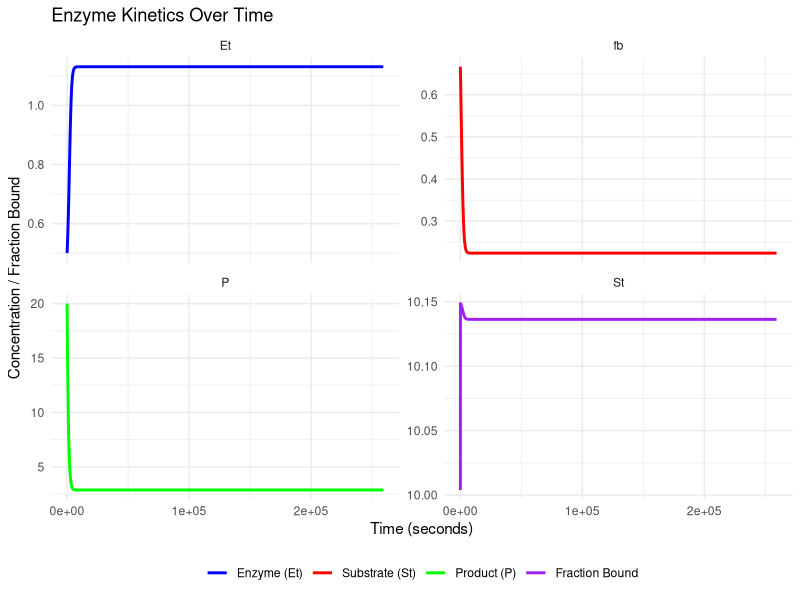

Reproduce this figure in R.
# Load necessary packages
rm(list=ls())
library(tidyverse)
library(deSolve)
library(ggpubr)

# Specify deSolve Model
model <- function(time, inits, theta) {
  with(as.list(c(inits, theta)), {
    
    # Enzyme-substrate complex with Fixaprob and Blocextra as competitive inhibitors
    ES = Et * St / ((Km * (1 + (Ifixaprob / Kie_fixaprob) + (Iblocextra / Kie_blocextra))) + St)
    
    # Free enzyme
    E = Et - ES
    
    # Free substrate
    S = St - ES
    
    # Fraction bound
    fb = P / (Kd + P)
    PR_ss = (Etot_ss * Pss) / (Kd + Pss)
    
    # Product-receptor complex
    PR = Et * P / (Kd + P)
    
    # Feedback term
    feedback = (PR_ss / PR)^n
    
    # Differential equations
    dEt = (Prode * feedback) - Kdege * E
    dSt = Prods - Kdegs * S - Kcat * ES
    dP = Kcat * ES - Kdegp * P
    
    # Return list of derivatives
    list(c(dEt, dSt, dP))
  })
}

# Known constants
Km = 1.25 * 1000  # pM
Kcat = 4  # /sec
Kdege = 1  # /sec
Kdegs = 0.1  # /sec (the substrate can only be eliminated by converting into product)
Kd = 10  # pM

# Concentrations measured at steady state
Pss = 20  # pmol/L
Sss = 10  # pmol/L
Etot_ss = 0.5  # pmol/L

# Calculated concentrations at SS

# Enzyme substrate complex at steady-state
ES_ss = Etot_ss * Sss / (Km + Sss)

# Free enzyme at steady state
E_ss = Etot_ss - ES_ss

# Calculated production and elimination rates
Prode = Kdege * E_ss  # Must equal free-enzyme elimination rate
Prods = Kdegs * Sss + Kcat * ES_ss  # Must equal free enzyme elimination rate + product formation rate
Kdegp = Kcat * ES_ss / Pss  # Calculate from steady-state condition for Product

fbss = Pss / (Pss + Kd)


# Initial conditions
inits = c(Et = Etot_ss,
          St = Sss + ES_ss,
          P = Pss)

# Parameters (theta)
theta <- c(
        Km = Km,
        Kcat = Kcat,
        Kdege = Kdege,
        Kdegs = Kdegs,
        Prode = Prode,
        Prods = Prods,
        Kdegp = Kdegp,
        Kie_fixaprob = 10,  # pM (Fixaprob binding affinity)
        Kie_blocextra = 1,  # pM (Blocextra binding affinity)
        Ifixaprob = 0,       # Initial Fixaprob concentration
        Iblocextra = 15,      # Initial Blocextra concentration
        Pss = Pss,
        n = 3,               # Feedback exponent
        Kd = Kd
      )

# Time parameters
tlast = 60 * 60 * 24 * 3  # 3 days in seconds
times <- seq(0, tlast, 60)  # Every 60 seconds

# Solve the differential equations using ode function
X <- data.frame(ode(inits, times, model, theta))

# Calculate the fraction bound
X$fb = X$P / (theta["Kd"] + X$P)

# Reshape the data into long format for easy plotting with ggplot
X_long <- X %>%
  pivot_longer(cols = c(Et, St, P, fb), names_to = "Variable", values_to = "Value")

# Create a combined plot with 4 subplots and legend
ggplot(X_long, aes(x = time, y = Value, color = Variable)) +
  geom_line(size = 1) +
  labs(x = "Time (seconds)", y = "Concentration / Fraction Bound", title = "Enzyme Kinetics Over Time") +
  theme_minimal() +
  facet_wrap(~Variable, scales = "free_y", ncol = 2) +  # Create separate subplots for each variable
  scale_color_manual(values = c("blue", "red", "green", "purple"), 
                     labels = c("Enzyme (Et)", "Substrate (St)", "Product (P)", "Fraction Bound")) +  # Customize colors and legend labels
  theme(legend.title = element_blank(), 
        legend.position = "bottom")

# Get the final concentration of free Probletide (Et)
final_Et <- tail(X$Et, 1)

# Print the final concentration of Et
final_Et
